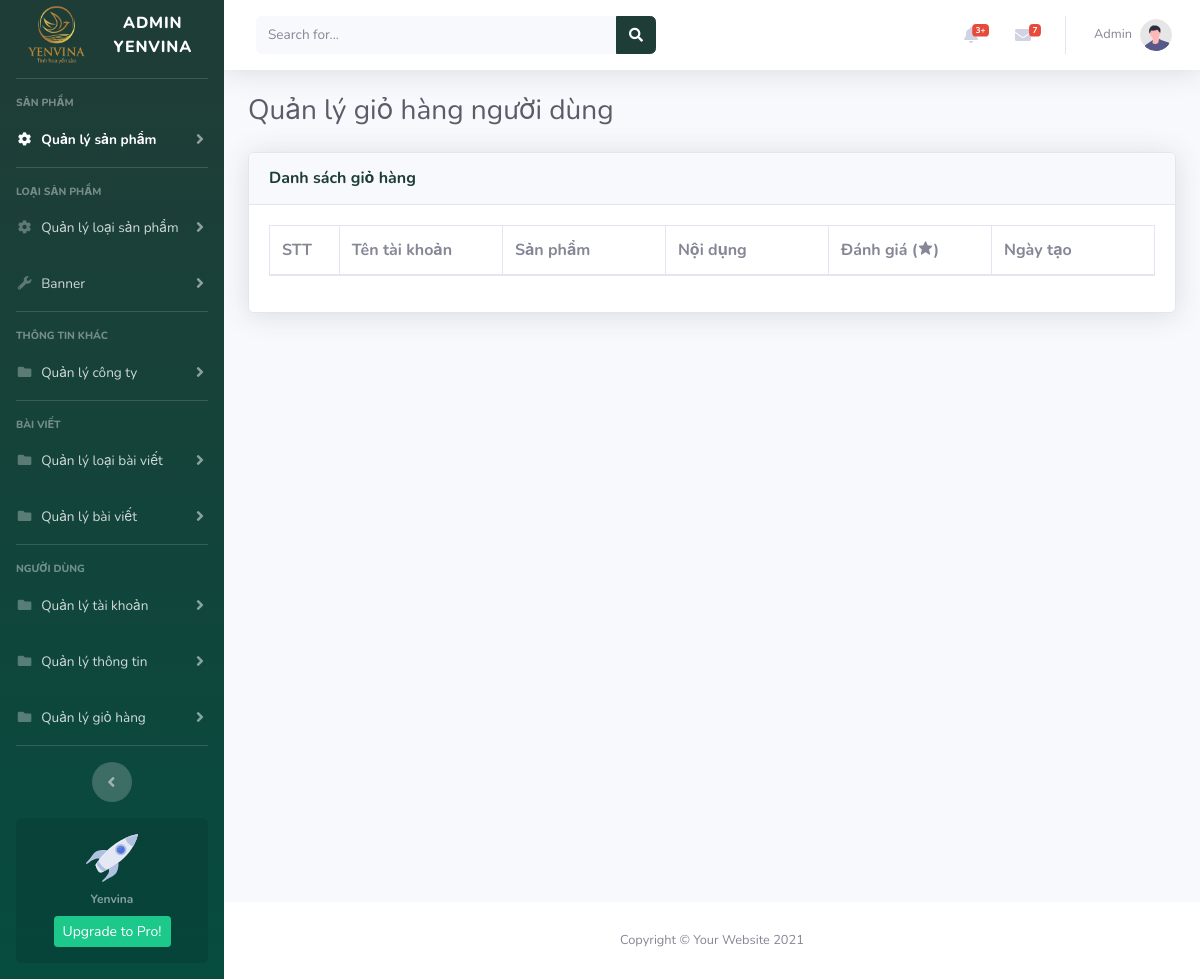
Before: /admin_yenvina/comment_list.php (signed in) with the older database file.
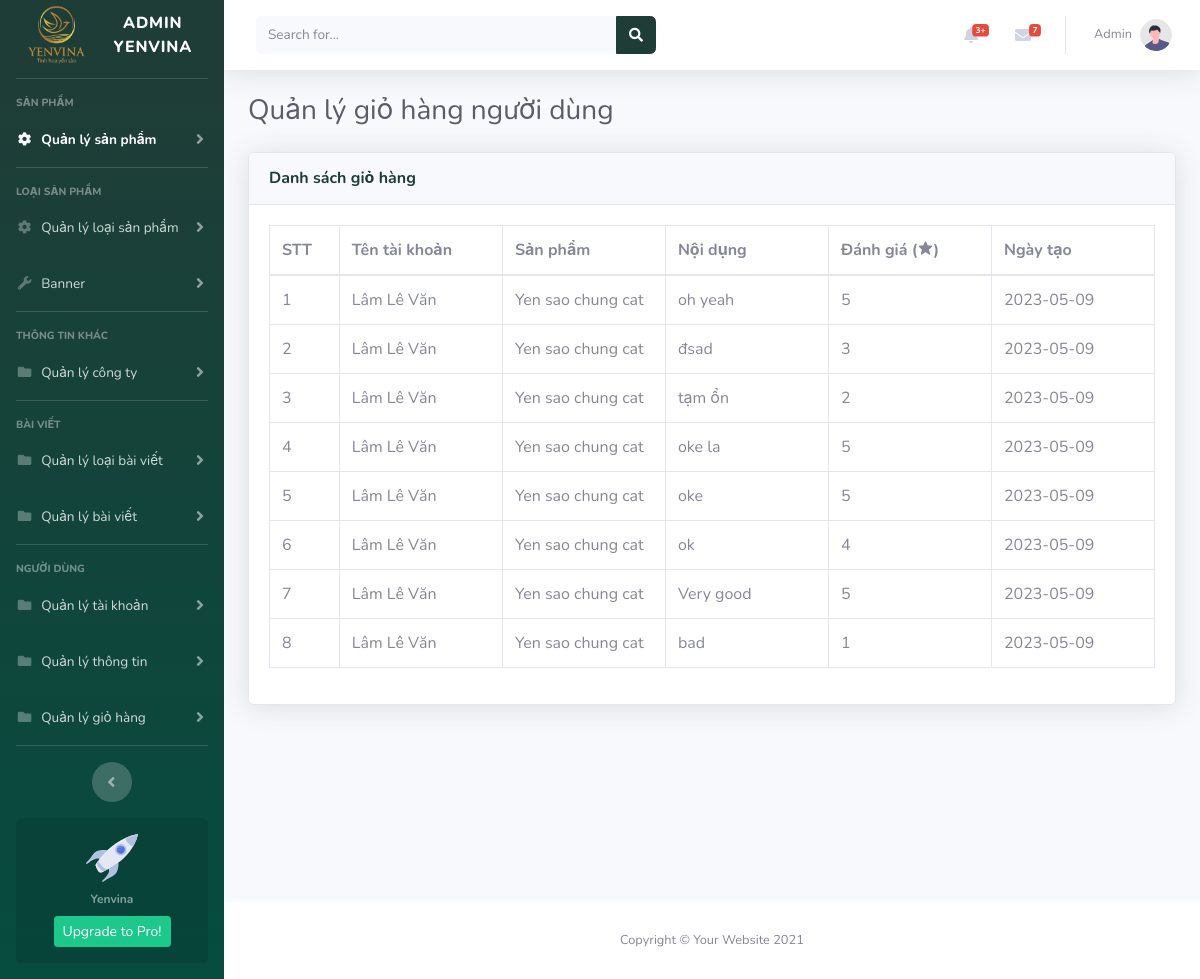
After: the same page with the newer database file.
### tables this page shows
CREATE TABLE `comment` (
  `id` int(11) NOT NULL,
  `product_id` int(11) NOT NULL,
  `user_id` text NOT NULL,
  `content` text NOT NULL,
  `rating` int(11) NOT NULL,
  `create_at` date NOT NULL DEFAULT current_timestamp()
);

CREATE TABLE `user_web` (
  `id` int(11) NOT NULL,
  `user_id` text NOT NULL,
  `user_name` text NOT NULL,
  `email` text NOT NULL,
  `password` text NOT NULL,
  `member` text NOT NULL DEFAULT 'Khách hàng thường',
  `create_at` date NOT NULL DEFAULT current_timestamp(),
  `update_at` date NOT NULL
);

CREATE TABLE `products` (
  `id` int(11) NOT NULL,
  `product_name` text NOT NULL,
  `prices` int(11) NOT NULL,
  `quantity` int(11) NOT NULL,
  `sale` int(11) NOT NULL,
  `thumbnail` text NOT NULL,
  `weight` text NOT NULL DEFAULT '50gram',
  `type_id` int(11) NOT NULL,
  `rating` int(11) NOT NULL DEFAULT 5,
  `status` tinyint(1) NOT NULL DEFAULT 1,
  `create_at` date DEFAULT current_timestamp(),
  `update_at` date DEFAULT NULL
);

### model/database.php (called while the page is built, shortened)
<?php
class Database
{
    public static $connection = NULL;
    public function __construct()
    {
        if(!self::$connection) {
            self::$connection = new mysqli(DB_HOST, DB_USER, DB_PASSWORD, DB_NAME, PORT);
            self::$connection->set_charset('utf8mb4');
        }
        return self::$connection;
    }
    public function select($sql)
    {
        $sql->execute();
        $items = $sql->get_result()->fetch_all(MYSQLI_ASSOC);
        return $items;
    }
}

### model/comment.php (called while the page is built, shortened)
<?php
require_once __DIR__."/database.php";
class Comment extends Database{
    function getAllComment(){
        $sql = parent::$connection->prepare("SELECT * FROM `comment` ORDER BY `id` DESC");
        return parent::select($sql);
    }
}

### model/user_web.php (called while the page is built, shortened)
<?php
require_once __DIR__."/database.php";
class UserWeb extends Database{
    function getAllAccount(){
        $sql = parent::$connection->prepare("SELECT * FROM user_web");
        return parent::select($sql);
    }
}

### model/product.php (called while the page is built, shortened)
<?php
require_once __DIR__."/database.php";
class Product extends Database{
    function getAllProduct(){
        $sql = parent::$connection->prepare("SELECT * FROM products ORDER BY `id` DESC");
        return parent::select($sql);
    }
}

### admin_yenvina/comment_list.php (the view)
<?php
include_once "./header.php";
require_once  "../model/user_web.php";
require_once  "../model/comment.php";
require_once  "../model/product.php";
$comment = new Comment();
$getAllComment = $comment->getAllComment();
$product = new Product();
$getAllProduct = $product->getAllProduct();
$user = new UserWeb();
$getAllAccount = $user->getAllAccount();
?>
            <div class="container-fluid">
                <div class="d-sm-flex align-items-center justify-content-between mb-4">
                    <h1 class="h3 mb-0 text-gray-800">Quản lý giỏ hàng người dùng</h1>
                </div>
                <div class="card shadow mb-4">
                        <div class="card-header py-3">
                            <h6 class="m-0 font-weight-bold text-primary">Danh sách giỏ hàng</h6>
                        </div>
                        <div class="card-body">
                            <div class="table-responsive">
                                <table class="table table-bordered" id="dataTable" width="100%" cellspacing="0">
                                    <thead>
                                        <tr>
                                            <th width="2%">STT</th>
                                            <th width="10%">Tên tài khoản</th>
                                            <th width="10%">Sản phẩm</th>
                                            <th width="10%">Nội dụng</th>
                                            <th width="10%">Đánh giá (<i class='bx bxs-star'></i>)</th>
                                            <th width="10%">Ngày tạo</th>
                                        </tr>
                                    </thead>
                                    <tbody>
                                        <?php
                                        $count = 1;
                                        foreach($getAllComment as $item){ ?>
                                        <tr>
                                            <td><?= $count++; ?></td>
                                            <?php foreach($getAllAccount as $account){
                                                if($account['user_id'] == $item['user_id']){
                                                ?>
                                                <td><?=$account['user_name']?></td>
                                            <?php }} ?>
                                            <?php foreach($getAllProduct as $data){
                                                if($data['id'] == $item['product_id']){
                                                ?>
                                                <td><?=$data['product_name']?></td>
                                            <?php }} ?>
                                            <td><?=$item['content']?></td>
                                            <td><?=$item['rating']?></td>
                                            <td><?=$item['create_at']?></td>
                                        </tr>
                                        <?php } ?>
                                    </tbody>
                                </table>
                            </div>
                        </div>
                    </div>
                </div>
            </div>
    <?php
include "./footer.php";
    ?>

Changed rows visible on the page:
added comment: content "oh yeah", rating "5", create_at "2023-05-09"
now on this page (row unchanged): user_web: user_name "Lâm Lê Văn"
now on this page (row edited): products: product_name "Yen sao chung cat"
added comment: content "đsad", rating "3", create_at "2023-05-09"
added comment: content "tạm ổn", rating "2", create_at "2023-05-09"
added comment: content "oke la", rating "5", create_at "2023-05-09"
added comment: content "oke", rating "5", create_at "2023-05-09"
added comment: content "ok", rating "4", create_at "2023-05-09"
added comment: content "Very good", rating "5", create_at "2023-05-09"
added comment: content "bad", rating "1", create_at "2023-05-09"
